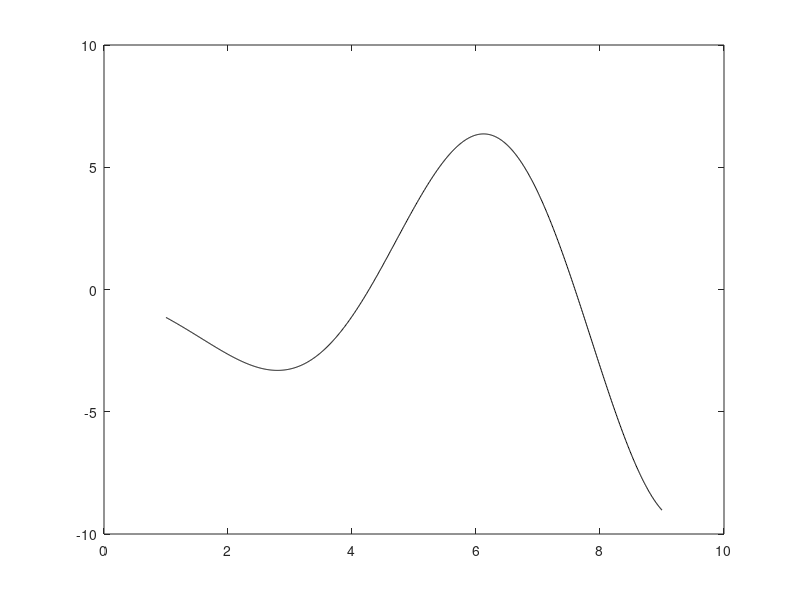

MATLAB code to generate this figure: (Note: this script raises an error after producing the figure.)
%Preston Stringham and River Griffin

f = @(x) -(x.*cos(x));
f_exact = @(x) x.*cos(x)-2.*sin(x);

a = 1;
b = 9;
ua = -1;
ub = 5;

%Exact solution
xx=linspace(a,b,1000);
yexact=f_exact(xx);
plot(xx,yexact, 'k-')
hold on

%N=6 values
N = 6;
[x,u] = finite_difference_laplace(f, a, b, N, ua, ub);
plot(x,u,'x-')
hold on

%N=12 values
N=12;
[x,u] = finite_difference_laplace(f, a, b, N, ua, ub);
plot(x,u,'x-')
hold on

%N=24 values
N=24;
[x,u] = finite_difference_laplace(f, a, b, N, ua, ub);
plot(x,u,'x-')
hold on